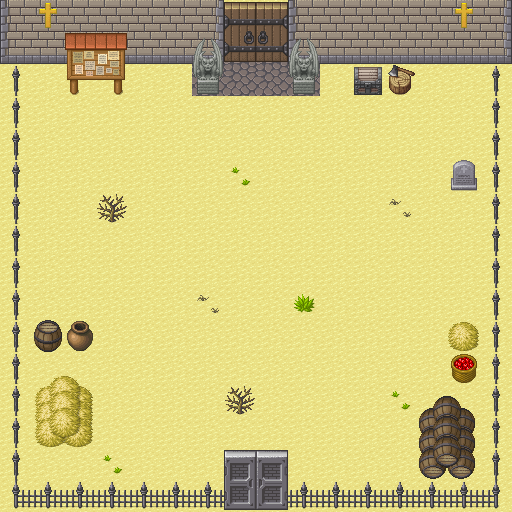

This game map was drawn from its Tiled (.tmx) file and the tilesets committed beside it. A one-line description and the full map source follow:
An orthogonal 16x16 tile map with 32x32 px tiles, 5 tile layers (ground, walls, deco, deco2, ...) and 17 objects (13x collision, enter-throne-exit, playerexterior, quete, quete-interaction2).

<map version="1.10" tiledversion="1.10.0" orientation="orthogonal" renderorder="right-down" width="16" height="16" tilewidth="32" tileheight="32" infinite="0" nextlayerid="7" nextobjectid="20">
 <tileset firstgid="1" source="[Base]BaseChip_pipo.tsx" />
 <layer id="1" name="ground" width="16" height="16">
  <data encoding="csv">
7,7,7,7,7,7,7,7,7,7,7,7,7,7,7,7,
7,7,7,7,7,7,7,291,291,7,7,7,7,7,7,7,
7,7,7,7,7,7,291,291,291,291,7,7,7,7,7,7,
7,7,7,7,7,7,7,7,7,7,7,7,7,7,7,7,
7,7,7,7,7,7,7,7,7,7,7,7,7,7,7,7,
7,7,7,7,7,7,7,7,7,7,7,7,7,7,7,7,
7,7,7,7,7,7,7,7,7,7,7,7,7,7,7,7,
7,7,7,7,7,7,7,7,7,7,7,7,7,7,7,7,
7,7,7,7,7,7,7,7,7,7,7,7,7,7,7,7,
7,7,7,7,7,7,7,7,7,7,7,7,7,7,7,7,
7,7,7,7,7,7,7,7,7,7,7,7,7,7,7,7,
7,7,7,7,7,7,7,7,7,7,7,7,7,7,7,7,
7,7,7,7,7,7,7,7,7,7,7,7,7,7,7,7,
7,7,7,7,7,7,7,7,7,7,7,7,7,7,7,7,
7,7,7,7,7,7,7,7,7,7,7,7,7,7,7,7,
7,7,7,7,7,7,7,7,7,7,7,7,7,7,7,7
</data>
 </layer>
 <layer id="2" name="walls" width="16" height="16">
  <data encoding="csv">
449,450,450,450,450,450,451,641,642,449,450,450,450,450,450,451,
457,458,458,458,458,458,459,649,650,457,458,458,458,458,458,459,
0,0,0,0,0,0,0,0,0,0,0,0,0,0,0,0,
0,0,0,0,0,0,0,0,0,0,0,0,0,0,0,0,
0,0,0,0,0,0,0,0,0,0,0,0,0,0,0,0,
0,0,0,0,0,0,0,0,0,0,0,0,0,0,0,0,
0,0,0,0,0,0,0,0,0,0,0,0,0,0,0,0,
0,0,0,0,0,0,0,0,0,0,0,0,0,0,0,0,
0,0,0,0,0,0,0,0,0,0,0,0,0,0,0,0,
0,0,0,0,0,0,0,0,0,0,0,0,0,0,0,0,
0,0,0,0,0,0,0,0,0,0,0,0,0,0,0,0,
0,0,0,0,0,0,0,0,0,0,0,0,0,0,0,0,
0,0,0,0,0,0,0,0,0,0,0,0,0,0,0,0,
0,0,0,0,0,0,0,0,0,0,0,0,0,0,0,0,
0,0,0,0,0,0,0,0,0,0,0,0,0,0,0,0,
0,0,0,0,0,0,0,0,0,0,0,0,0,0,0,0
</data>
 </layer>
 <layer id="3" name="deco" width="16" height="16">
  <data encoding="csv">
0,615,0,0,0,0,0,0,0,0,0,0,0,0,615,0,
0,0,231,232,0,0,925,0,0,925,0,0,0,0,0,0,
194,0,239,240,0,0,933,0,0,933,0,862,868,0,0,194,
194,0,0,0,0,0,0,0,0,0,0,0,0,0,0,194,
194,0,0,0,0,0,0,0,0,0,0,0,0,0,0,194,
194,0,0,0,0,0,0,50,0,0,0,0,0,0,68,194,
194,0,0,44,0,0,0,0,0,0,0,0,52,0,0,194,
194,0,0,0,0,0,0,0,0,0,0,0,0,0,0,194,
194,0,0,0,0,0,0,0,0,0,0,0,0,0,0,194,
194,0,0,0,0,0,52,0,0,49,0,0,0,0,0,194,
194,876,858,0,0,0,0,0,0,0,0,0,0,0,874,194,
194,0,0,0,0,0,0,0,0,0,0,0,0,0,878,194,
194,889,890,0,0,0,0,44,0,0,0,0,50,0,0,194,
194,897,898,0,0,0,0,0,0,0,0,0,0,893,894,194,
194,0,0,50,0,0,0,0,0,0,0,0,0,901,902,194,
203,201,201,201,201,201,201,651,652,201,201,201,201,201,201,204
</data>
 </layer>
 <layer id="6" name="deco2" width="16" height="16">
  <data encoding="csv">
0,0,0,0,0,0,0,0,0,0,0,0,0,0,0,0,
0,0,0,0,0,0,0,0,0,0,0,0,0,0,0,0,
0,0,0,0,0,0,0,0,0,0,0,0,0,0,0,0,
0,0,0,0,0,0,0,0,0,0,0,0,0,0,0,0,
0,0,0,0,0,0,0,0,0,0,0,0,0,0,0,0,
0,0,0,0,0,0,0,0,0,0,0,0,0,0,0,0,
0,0,0,0,0,0,0,0,0,0,0,0,0,0,0,0,
0,0,0,0,0,0,0,0,0,0,0,0,0,0,0,0,
0,0,0,0,0,0,0,0,0,0,0,0,0,0,0,0,
0,0,0,0,0,0,0,0,0,0,0,0,0,0,0,0,
0,0,0,0,0,0,0,0,0,0,0,0,0,0,0,0,
0,0,0,0,0,0,0,0,0,0,0,0,0,0,0,0,
0,0,0,0,0,0,0,0,0,0,0,0,0,0,0,0,
0,0,0,0,0,0,0,0,0,0,0,0,0,0,0,0,
0,0,0,0,0,0,0,0,0,0,0,0,0,0,0,0,
0,0,0,0,0,0,0,0,0,0,0,0,0,0,0,0
</data>
 </layer>
 <layer id="5" name="top" width="16" height="16">
  <data encoding="csv">
0,0,0,0,0,0,0,0,0,0,0,0,0,0,0,0,
0,0,0,0,0,0,0,0,0,0,0,0,0,0,0,0,
0,0,0,0,0,0,0,0,0,0,0,0,0,0,0,0,
0,0,0,0,0,0,0,0,0,0,0,0,0,0,0,0,
0,0,0,0,0,0,0,0,0,0,0,0,0,0,0,0,
0,0,0,0,0,0,0,0,0,0,0,0,0,0,0,0,
0,0,0,0,0,0,0,0,0,0,0,0,0,0,0,0,
0,0,0,0,0,0,0,0,0,0,0,0,0,0,0,0,
0,0,0,0,0,0,0,0,0,0,0,0,0,0,0,0,
0,0,0,0,0,0,0,0,0,0,0,0,0,0,0,0,
0,0,0,0,0,0,0,0,0,0,0,0,0,0,0,0,
0,881,882,0,0,0,0,0,0,0,0,0,0,0,0,0,
0,0,0,0,0,0,0,0,0,0,0,0,0,885,886,0,
0,0,0,0,0,0,0,0,0,0,0,0,0,0,0,0,
0,0,0,0,0,0,0,643,644,0,0,0,0,0,0,0,
0,0,0,0,0,0,0,0,0,0,0,0,0,0,0,0
</data>
 </layer>
 <objectgroup id="4" name="collisions">
  <object id="1" type="collision" x="0" y="0" width="512" height="64" />
  <object id="2" type="collision" x="0" y="64" width="32" height="448" />
  <object id="3" type="collision" x="32" y="480" width="480" height="32" />
  <object id="4" type="collision" x="480" y="64" width="32" height="416" />
  <object id="5" type="collision" x="64" y="64" width="64" height="32" />
  <object id="6" type="collision" x="192" y="64" width="32" height="32" />
  <object id="7" type="collision" x="288" y="64" width="32" height="32" />
  <object id="8" type="collision" x="352" y="64" width="64" height="32" />
  <object id="9" type="collision" x="448" y="160" width="32" height="32" />
  <object id="10" type="collision" x="32" y="320" width="64" height="32" />
  <object id="11" type="collision" x="32" y="384" width="64" height="64" />
  <object id="12" type="collision" x="416" y="416" width="64" height="64" />
  <object id="14" type="collision" x="448" y="320" width="32" height="64" />
  <object id="15" name="enter-throne-exit" x="223.942" y="48.3194" width="65.0454" height="32.5227" />
  <object id="17" name="playerexterior" x="252.748" y="98.4973">
   <point />
  </object>
  <object id="18" name="quete-interaction" type="quete" x="65.0454" y="64.1162" width="63.1869" height="51.1071" />
  <object id="19" name="quete-interaction2" x="223.942" y="460.893" width="63.1869" height="34.3811" />
 </objectgroup>
</map>
